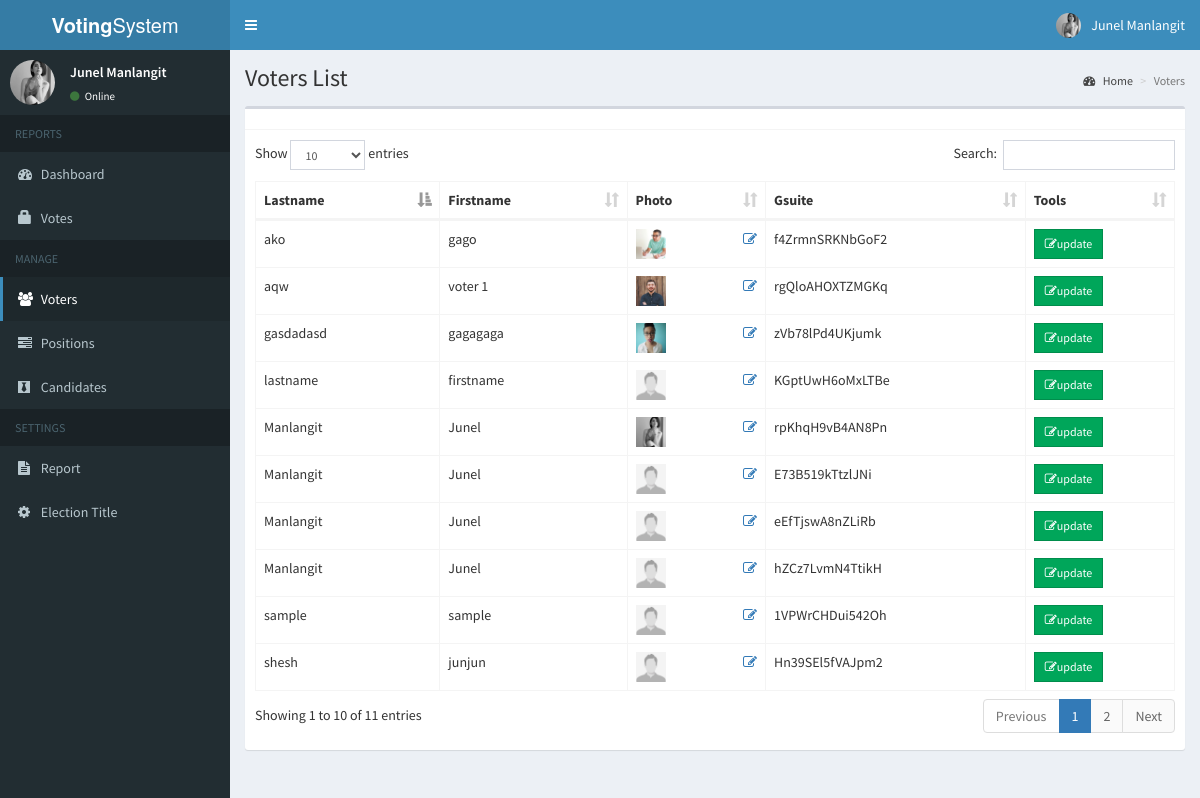
Screenshot of /admin/voters.php (signed in) with the database file from the repository.
### tables this page shows
CREATE TABLE `voters` (
  `id` int(11) NOT NULL,
  `voters_id` varchar(15) NOT NULL,
  `password` varchar(60) NOT NULL,
  `firstname` varchar(30) NOT NULL,
  `lastname` varchar(30) NOT NULL,
  `photo` varchar(150) NOT NULL,
  `gsuite` varchar(50) NOT NULL
);

### admin/includes/session.php (called while the page is built, shortened)
<?php
	include 'includes/conn.php';
	$sql = "SELECT * FROM admin WHERE id = '".$_SESSION['admin']."'";
	$query = $conn->query($sql);
	$user = $query->fetch_assoc();
?>

### admin/voters.php (the view, shortened to what this page needs)
<?php include 'includes/session.php'; ?>
<?php include 'includes/header.php'; ?>
<body class="hold-transition skin-blue sidebar-mini">
<div class="wrapper">
  <?php include 'includes/navbar.php'; ?>
  <?php include 'includes/menubar.php'; ?>
  <div class="content-wrapper">
    <section class="content-header">
      <h1>
        Voters List
      </h1>
      <ol class="breadcrumb">
        <li><a href="#"><i class="fa fa-dashboard"></i> Home</a></li>
        <li class="active">Voters</li>
      </ol>
    </section>
    <section class="content">
      <div class="row">
        <div class="col-xs-12">
          <div class="box">
            <div class="box-header with-border">
            </div>
            <div class="box-body">
              <table id="example1" class="table table-bordered">
                <thead>
                  <th>Lastname</th>
                  <th>Firstname</th>
                  <th>Photo</th>
                  <th>Gsuite</th>
                  <th>Tools</th>
                </thead>
                <tbody>
                  <?php
                    $sql = "SELECT * FROM voters";
                    $query = $conn->query($sql);
                    while($row = $query->fetch_assoc()){
                      $image = (!empty($row['photo'])) ? '../images/'.$row['photo'] : '../images/profile.jpg';
                      echo "
                        <tr>
                          <td>".$row['lastname']."</td>
                          <td>".$row['firstname']."</td>
                          <td>
                            <img src='".$image."' width='30px' height='30px'>
                            <a href='#edit_photo' data-toggle='modal' class='pull-right photo' data-id='".$row['id']."'><span class='fa fa-edit'></span></a>
                          </td>
                          <td>".$row['voters_id']."</td>
                          <td>
                            <button class='btn btn-success btn-sm edit btn-flat' data-id='".$row['id']."'><i class='fa fa-edit'></i>update</button>
                          </td>
                        </tr>
                      ";
                    }
                  ?>
                </tbody>
              </table>
            </div>
          </div>
        </div>
      </div>
    </section>
  </div>
</div>
</body>
</html>

### admin/includes/navbar.php (shortened to what this page needs)
<header class="main-header">
  <a href="#" class="logo">
    <span class="logo-lg"><b>Voting</b>System</span>
  </a>
  <nav class="navbar navbar-static-top">
    <a href="#" class="sidebar-toggle" data-toggle="push-menu" role="button">
    </a>
    <div class="navbar-custom-menu">
      <ul class="nav navbar-nav">
        <li class="dropdown user user-menu">
          <a href="#" class="dropdown-toggle" data-toggle="dropdown">
            <img src="<?php echo (!empty($user['photo'])) ? '../images/'.$user['photo'] : '../images/profile.jpg'; ?>" class="user-image" alt="User Image">
            <span class="hidden-xs"><?php echo $user['firstname'].' '.$user['lastname']; ?></span>
          </a>
        </li>
      </ul>
    </div>
  </nav>
</header>

### admin/includes/menubar.php (shortened to what this page needs)
<aside class="main-sidebar">
  <section class="sidebar">
    <div class="user-panel">
      <div class="pull-left image">
        <img src="<?php echo (!empty($user['photo'])) ? '../images/'.$user['photo'] : '../images/profile.jpg'; ?>" class="img-circle" alt="User Image">
      </div>
      <div class="pull-left info">
        <p><?php echo $user['firstname'].' '.$user['lastname']; ?></p>
        <a><i class="fa fa-circle text-success"></i> Online</a>
      </div>
    </div>
    <ul class="sidebar-menu" data-widget="tree">
      <li class="header">REPORTS</li>
      <li class=""><a href="home.php"><i class="fa fa-dashboard"></i> <span>Dashboard</span></a></li>
      <li class=""><a href="votes.php"><span class="glyphicon glyphicon-lock"></span> <span>Votes</span></a></li>
      <li class="header">MANAGE</li>
      <li class=""><a href="voters.php"><i class="fa fa-users"></i> <span>Voters</span></a></li>
      <li class=""><a href="positions.php"><i class="fa fa-tasks"></i> <span>Positions</span></a></li>
      <li class=""><a href="candidates.php"><i class="fa fa-black-tie"></i> <span>Candidates</span></a></li>
      <li class="header">SETTINGS</li>
      <li class=""><a href="ballot.php"><i class="fa fa-file-text"></i> <span>Report</span></a></li>
      <li class=""><a href="#config" data-toggle="modal"><i class="fa fa-cog"></i> <span>Election Title</span></a></li>
    </ul>
  </section>
</aside>

### rows the page displays
voters: lastname "Manlangit", firstname "Junel", photo (picture), voters "rpKhqH9vB4AN8Pn"
voters: lastname "shesh", firstname "junjun", photo (placeholder picture), voters "Hn39SEl5fVAJpm2"
voters: lastname "Manlangit", firstname "Junel", voters "E73B519kTtzlJNi"
voters: lastname "Manlangit", firstname "Junel", voters "eEfTjswA8nZLiRb"
voters: lastname "Manlangit", firstname "Junel", voters "hZCz7LvmN4TtikH"
voters: lastname "aqw", firstname "voter 1", photo (picture), voters "rgQloAHOXTZMGKq"
voters: lastname "ako", firstname "gago", photo (picture), voters "f4ZrmnSRKNbGoF2"
voters: lastname "gasdadasd", firstname "gagagaga", photo (picture), voters "zVb78lPd4UKjumk"
voters: lastname "lastname", firstname "firstname", voters "KGptUwH6oMxLTBe"
voters: lastname "sample", firstname "sample", voters "1VPWrCHDui542Oh"

### other values shown
$user['firstname'] "Junel"
$user['lastname'] "Manlangit"
